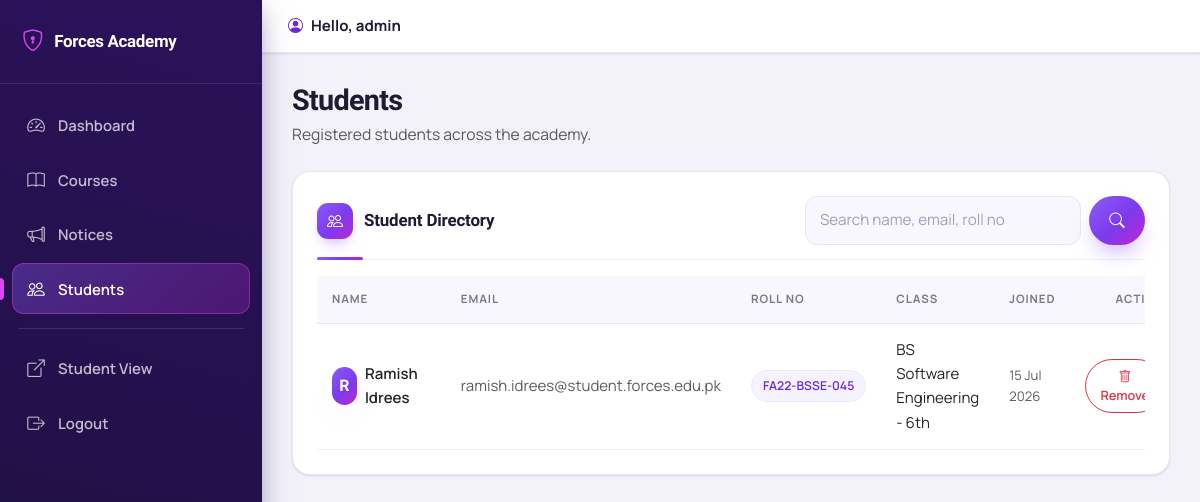
/admin_students.php (signed in), run on the app's committed database.
### tables this page shows
CREATE TABLE IF NOT EXISTS students (
    id           INT(11) PRIMARY KEY AUTO_INCREMENT,
    full_name    VARCHAR(100) NOT NULL,
    email        VARCHAR(100) UNIQUE NOT NULL,
    password     VARCHAR(255) NOT NULL,
    roll_number  VARCHAR(20)  UNIQUE NOT NULL,
    class        VARCHAR(50)  NOT NULL,
    created_at   TIMESTAMP DEFAULT CURRENT_TIMESTAMP
);

### config/auth.php (called while the page is built, shortened)
<?php
function e($value)
{
    return htmlspecialchars((string)$value, ENT_QUOTES, 'UTF-8');
}

### admin_students.php (the view, shortened to what this page needs)
<?php
require_once 'config/auth.php';
$q = trim($_GET['q'] ?? '');
if ($q !== '') {
    $like = '%' . $q . '%';
    $stmt = mysqli_prepare($conn, "SELECT id, full_name, email, roll_number, class, created_at FROM students WHERE full_name LIKE ? OR email LIKE ? OR roll_number LIKE ? ORDER BY created_at DESC");
    mysqli_stmt_bind_param($stmt, 'sss', $like, $like, $like);
    mysqli_stmt_execute($stmt);
    $students = mysqli_stmt_get_result($stmt);
} else {
    $students = mysqli_query($conn, "SELECT id, full_name, email, roll_number, class, created_at FROM students ORDER BY created_at DESC");
}
require 'admin_partials/header.php';
?>
<div class="card p-4">
  <div class="section-header mb-3">
    <h5 class="section-title mb-0"><i class="bi bi-people"></i> Student Directory</h5>
    <form method="GET" class="d-flex gap-2" style="max-width:340px;width:100%;">
      <input class="form-control form-control-solid" type="text" name="q" value="<?php echo e($q); ?>" placeholder="Search name, email, roll no">
      <button class="btn btn-auth-primary" type="submit"><i class="bi bi-search"></i></button>
    </form>
  </div>
  <div class="table-responsive">
    <table class="table align-middle table-modern mb-0">
      <thead>
        <tr><th>Name</th><th>Email</th><th>Roll No</th><th>Class</th><th>Joined</th><th class="text-end">Action</th></tr>
      </thead>
      <tbody>
      <?php if (mysqli_num_rows($students) > 0): ?>
        <?php while ($s = mysqli_fetch_assoc($students)): ?>
          <tr>
            <td>
              <div class="d-flex align-items-center gap-2">
                <span class="profile-avatar" style="width:38px;height:38px;font-size:1rem;"><?php echo strtoupper(substr($s['full_name'], 0, 1)); ?></span>
                <span class="fw-semibold"><?php echo e($s['full_name']); ?></span>
              </div>
            </td>
            <td class="text-muted"><?php echo e($s['email']); ?></td>
            <td><span class="badge-soft"><?php echo e($s['roll_number']); ?></span></td>
            <td><?php echo e($s['class']); ?></td>
            <td class="text-muted small"><?php echo date('d M Y', strtotime($s['created_at'])); ?></td>
            <td class="text-end">
              <a class="btn btn-sm btn-outline-danger btn-icon-danger" href="admin_students.php?delete=<?php echo (int) $s['id']; ?>" onclick="return confirm('Remove this student account?');"><i class="bi bi-trash"></i> Remove</a>
            </td>
          </tr>
        <?php endwhile; ?>
      <?php else: ?>
        <tr><td colspan="6" class="text-center text-muted py-4"><?php echo $q !== '' ? 'No students match your search.' : 'No students have registered yet.'; ?></td></tr>
      <?php endif; ?>
      </tbody>
    </table>
  </div>
</div>
<?php require 'admin_partials/footer.php'; ?>

### css/style.css (style rules this page uses)
:root { --brand:#7c3aed; --brand-700:#6d28d9; --brand-800:#5b21b6; --brand-600:#7c3aed; --brand-500:#8b5cf6; --brand-050:#f5f3ff; --brand-100:#ede9fe; --brand-200:#ddd6fe; --fuchsia:#d946ef; --pink:#ec4899; --deep:#2a1259; --deep-2:#1e0f3f; --primary:var(--brand); --primary-dark:var(--brand-700); --primary-darker:var(--brand-800); --navy:var(--deep); --navy-2:var(--deep-2); --heading:#211a34; --ink:#211a34; --text:#453f57; --muted:#7d7792; --bg:#f3f2fa; --surface:#ffffff; --surface-2:#f8f7fd; --line:#e9e6f3; --line-2:#f1eff8; --success:#16a34a; --success-bg:#e8f7ee; --success-line:#bbe7cb; --danger:#dc2626; --danger-bg:#fdecec; --danger-line:#f6cccc; --warn-bg:#fdf1e3; --warn-line:#f6d9b0; --warn-ink:#9a5a12; --radius:18px; --radius-sm:12px; --radius-xs:10px; --shadow-xs:0 1px 2px rgba(42,18,89,.05); --shadow-sm:0 1px 3px rgba(42,18,89,.07),0 1px 2px rgba(42,18,89,.05); --shadow:0 16px 34px -18px rgba(42,18,89,.32),0 2px 8px rgba(42,18,89,.06); --shadow-lg:0 32px 64px -24px rgba(42,18,89,.42),0 8px 18px rgba(42,18,89,.10); --ring:0 0 0 4px rgba(124,58,237,.18); --grad:linear-gradient(135deg,#8b5cf6,#7c3aed 55%,#c026d3); }
* { box-sizing:border-box; }
body { font-family:'Manrope','Segoe UI',system-ui,Arial,sans-serif;margin:0;color:var(--text);background:var(--bg);font-size:15px;line-height:1.62;-webkit-font-smoothing:antialiased; }
a { text-decoration:none;color:var(--brand-700);transition:color .15s; }
h1,h2,h3,h4,h5,h6 { font-family:'Onest','Manrope',sans-serif;color:var(--heading);letter-spacing:-.015em;font-weight:800; }
.form-group-icon .form-control,.form-control-solid,.form-select.form-control-solid,textarea.form-control-solid,.form-control,.form-select { border-radius:var(--radius-sm);border:1.5px solid var(--line);background:var(--surface-2);padding:12px 14px;color:var(--ink);font-size:.95rem; transition:border-color .15s,box-shadow .15s,background .15s; }
.form-control::placeholder,.form-control-solid::placeholder { color:#a39dba; }
.btn-auth-primary,.btn-primary { background:var(--grad);color:#fff;border:none;border-radius:999px;padding:12px 20px;font-weight:700;letter-spacing:.01em;font-size:.97rem;box-shadow:0 12px 24px -10px rgba(124,58,237,.6);transition:transform .15s,box-shadow .15s,filter .15s; }
.btn-outline-danger { border-radius:999px;font-weight:600; }
.dashboard-body { background:var(--bg);min-height:100vh; }
.card { border:1px solid var(--line);border-radius:var(--radius);background:var(--surface);box-shadow:var(--shadow-sm); }
.section-header { display:flex;align-items:center;justify-content:space-between;gap:12px;flex-wrap:wrap;padding-bottom:14px;margin-bottom:18px;border-bottom:1px solid var(--line-2);position:relative; }
.section-header::after { content:"";position:absolute;left:0;bottom:-1px;width:46px;height:3px;border-radius:3px;background:var(--grad); }
.section-title { color:var(--heading);font-weight:800;font-size:1.06rem;display:flex;align-items:center;gap:11px;letter-spacing:-.01em; }
.section-title i,.form-card-title i { color:#fff;background:var(--grad);width:36px;height:36px;border-radius:11px;display:inline-flex;align-items:center;justify-content:center;font-size:1rem;box-shadow:0 8px 16px -8px rgba(124,58,237,.6); }
.profile-avatar { width:80px;height:80px;border-radius:24px;background:var(--grad);color:#fff;font-size:1.95rem;font-weight:800;font-family:'Onest';display:flex;align-items:center;justify-content:center;margin:0 auto;box-shadow:0 16px 30px -12px rgba(124,58,237,.7); }
.badge.subtle-badge,.subtle-badge,.badge.teacher-badge,.teacher-badge,.badge-soft,.detail-meta-pill { display:inline-flex;align-items:center;gap:6px;background:var(--brand-050);color:var(--brand-700)!important;border:1px solid var(--brand-100);font-weight:600;font-size:.76rem;padding:5px 11px;border-radius:999px;white-space:nowrap; }
.table-modern { margin-bottom:0; }
.table-modern thead th { border-bottom:1px solid var(--line);color:var(--muted);font-size:.72rem;text-transform:uppercase;letter-spacing:.08em;font-weight:700;background:var(--surface-2); }
.table-modern td,.table-modern th { padding:14px 15px;border-color:var(--line-2);vertical-align:middle; }
.table-modern tbody tr { transition:background .12s; }
.btn-icon-edit,.btn-icon-danger,.btn-icon-view { border-radius:999px;font-size:.8rem;padding:7px 14px;font-weight:600; }

### data on the page
students: full_name "R", full_name "Ramish Idrees", email "ramish.idrees@student.forces.edu.pk", roll_number "FA22-BSSE-045", class "BS Software Engineering - 6th", created_at "15 Jul 2026"

### other printed values
$item[2] "Dashboard"
$item[2] "Courses"
$item[2] "Notices"
$item[2] "Students"
$admin_username "admin"
$page_title "Students"
$page_subtitle "Registered students across the academy."
